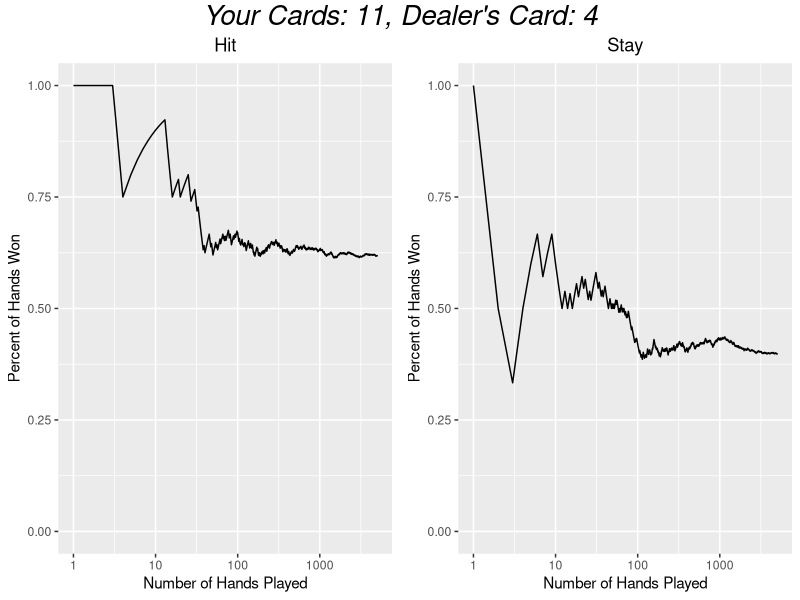
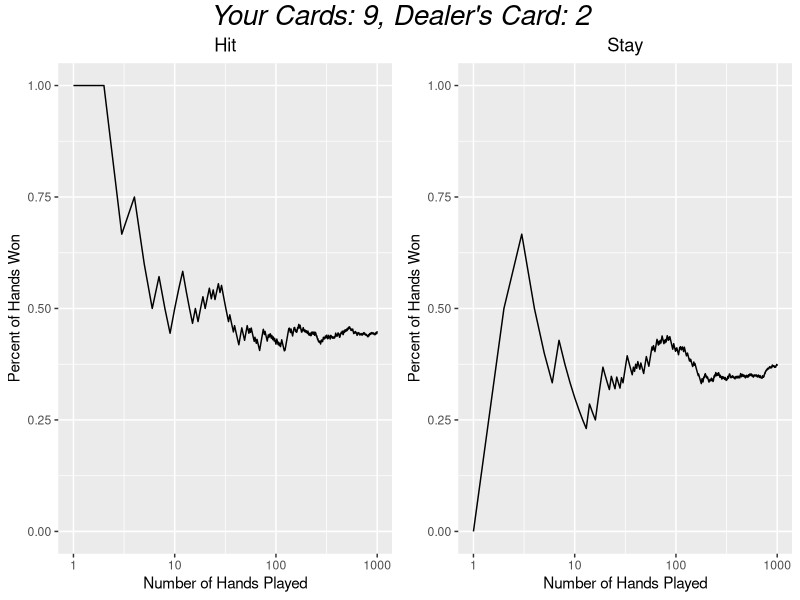
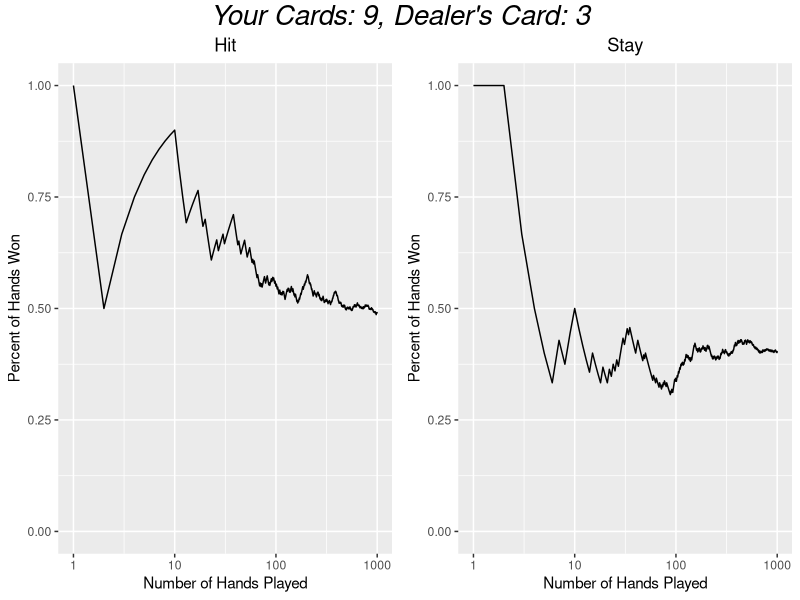
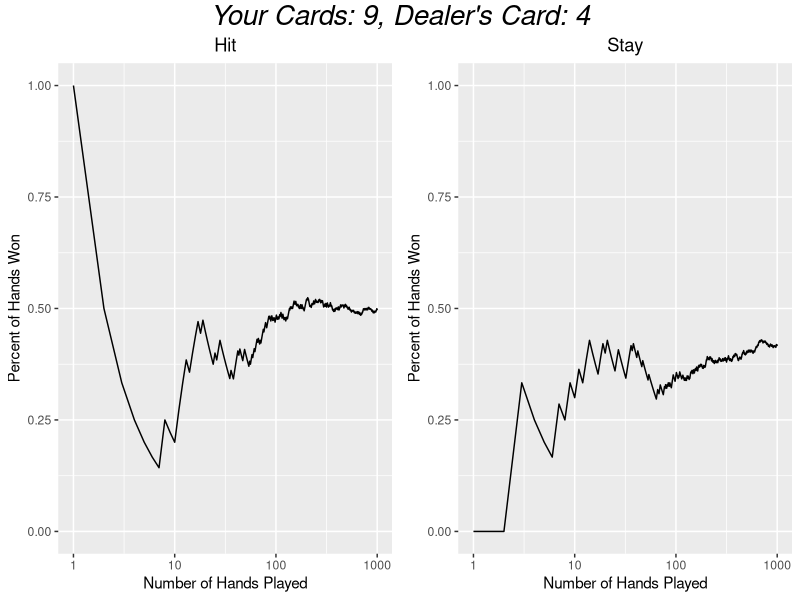
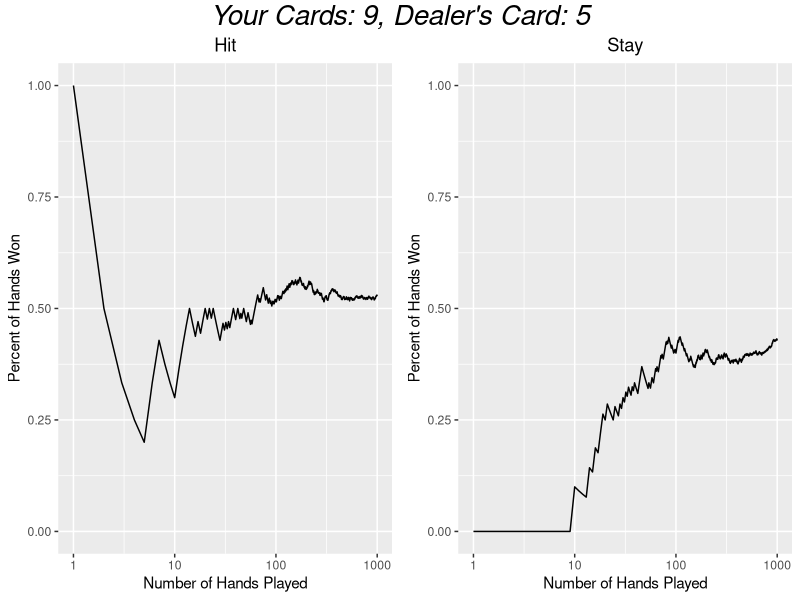
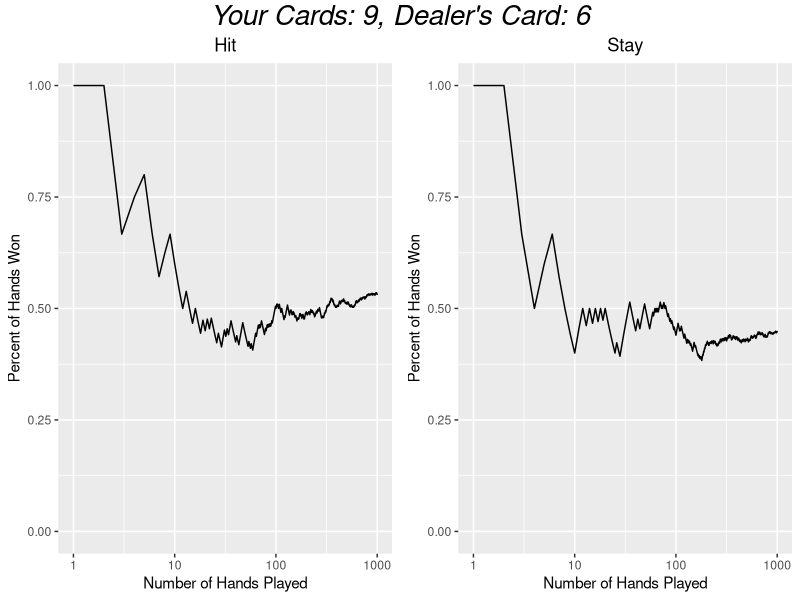
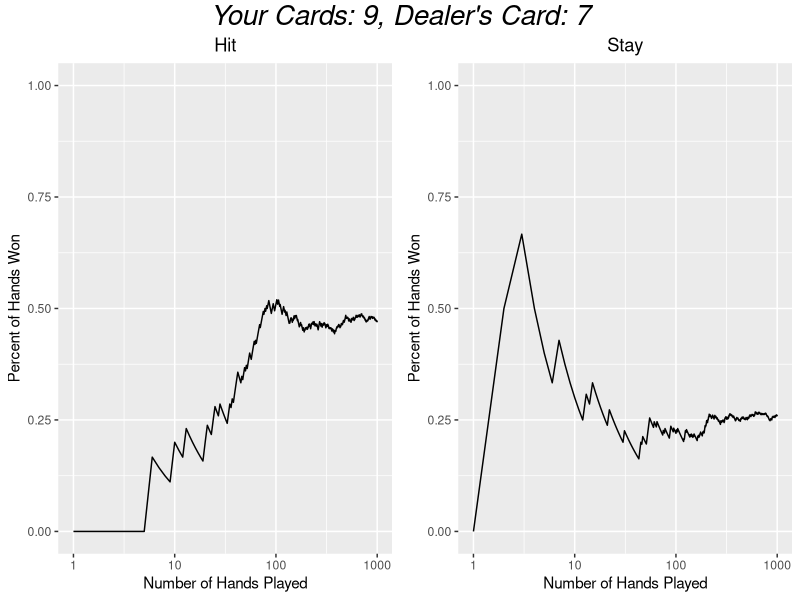
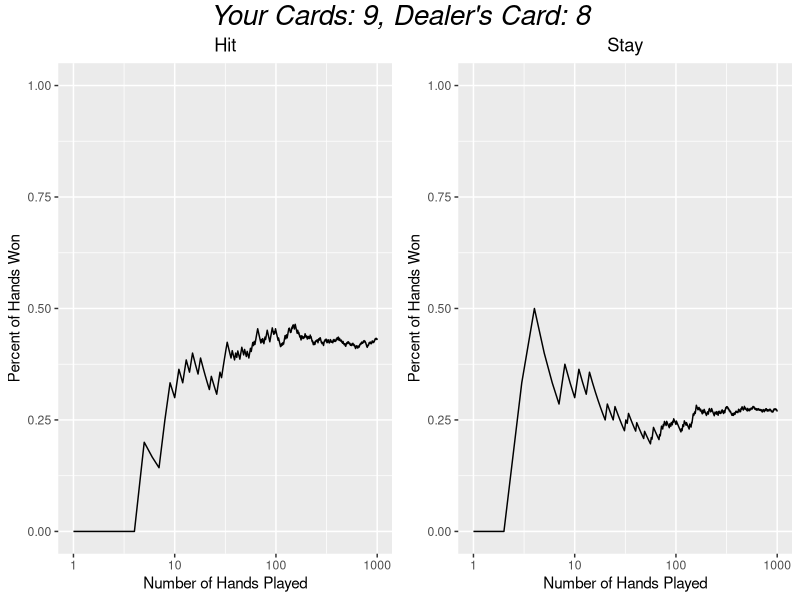

Source code (R) for these figures, in order:
## ---- chunk 1
library(dplyr)
library(grid)
library(gridExtra)
library(ggplot2)
library(knitr)
library(markdown)
library(kableExtra)

result <- data.frame()
## ---- chunk 2
draw_card <- function(){
  cards <- c(1, 2, 3, 4, 5, 6, 7, 8, 9, 10, 10, 10, 10)
  sample(cards, 1)
}
## ---- chunk 3
Hit <- function(you, dealer){
  
  # draw card for player
  you <- you + draw_card()
    
  # draw cards for dealer
    while (dealer < 17) {
      dealer <- dealer + draw_card()
    
    }

  # test if win or lose
  if(you > 21){result <- 'lose'}
  else if(dealer > 21){result <- 'win'}
  else if(you > dealer){result <- 'win'}
  else if(you < dealer){result <- 'lose'}
  else{result <- 'tie'}
}
## ---- chunk 4
Stay <- function(you, dealer){
  
  # draw card for player
  you <- you
  
  # draw cards for dealer
  while (dealer < 17) {
    dealer <- dealer + draw_card()
  }
  
  # test if win or lose
  if(you > 21){result <- 'lose'}
  else if(dealer > 21){result <- 'win'}
  else if(you > dealer){result <- 'win'}
  else if(you < dealer){result <- 'lose'}
  else{result <- 'tie'}
}
## ---- chunk 5
Blackjack <- function(you, dealer, sims){
  results_hit <- replicate(sims, Hit(you, dealer))
  result_stay <- replicate(sims, Stay(you, dealer))
  index <- 1:sims
  wins_freq_hit <- cumsum(results_hit == 'win') / index
  wins_freq_stay <- cumsum(result_stay == 'win') / index
  
  
hit_df <- data.frame(x = 1:length(wins_freq_hit), y = wins_freq_hit)
plot_hit <- ggplot(hit_df, aes(x, y)) +
  geom_line() +
  ylim(0,1) +
  scale_x_continuous(trans = "log10") +
  ylab("Percent of Hands Won") +
  xlab("Number of Hands Played") +
  ggtitle("Hit") +
  theme(plot.title = element_text(hjust = 0.5))
  
stay_df <- data.frame(x = 1:length(wins_freq_stay), y = wins_freq_stay)
plot_stay <- ggplot(stay_df, aes(x, y)) +
  geom_line() +
  ylim(0,1) +
  scale_x_continuous(trans = "log10") +
  ylab("Percent of Hands Won") +
  xlab("Number of Hands Played") +
  ggtitle("Stay") +
  theme(plot.title = element_text(hjust = 0.5))


grid.arrange(
    plot_hit,
    plot_stay,
    ncol = 2,
    nrow = 1,
    top = textGrob(paste0("Your Cards: ", you, ", Dealer's Card: ", dealer),
                   gp=gpar(fontsize=20,font=3))
)

  
  wins_freq_hit <- sum(results_hit == 'win') / (sum(results_hit == 'win') +
                                                  sum(results_hit == 'lose'))
  wins_freq_stay <- sum(result_stay == 'win') / (sum(result_stay == 'win') +
                                                   sum(result_stay == 'lose'))
  
  hit_if_positive <- round((wins_freq_hit - wins_freq_stay), digits = 2)
  if(wins_freq_hit >= .5){
    paste0("Dubl : ", abs(hit_if_positive))
  }
  else if(hit_if_positive >= 0){
    paste0("Hit : ",abs(hit_if_positive))
  }
  else{
    paste0("Stay : ", abs(hit_if_positive))
  }
  
}
## ---- chunk 6
Blackjack(11,4,5000)
## ---- chunk 7
your_cards <- seq(9, 20, 1)
dealers_cards <- seq(2, 11, 1)

results_all <- array(rep(NA,120),dim = c(12,10))
for (i in your_cards){
  for (j in dealers_cards){
    results_all[i-8,j-1] <- Blackjack(i, j, 1000)
  }
}

final_results <- as.data.frame(results_all)
colnames(final_results) <- c("Dealer2",
                     "Dealer3",
                     "Dealer4",
                     "Dealer5",
                     "Dealer6",
                     "Dealer7",
                     "Dealer8",
                     "Dealer9",
                     "Dealer10",
                     "Dealer11")

final_results$Your_Cards <- your_cards

col_idx <- grep("Your_Cards", names(final_results))
final_results <- as.data.frame(final_results[, c(col_idx, (1:ncol(final_results))[-col_idx])])
##names(final_results)
## ---- chunk 8
kbl(final_results) %>% 
  kable_styling(bootstrap_options = c("striped", "hover", "condensed"), font_size = 12)
